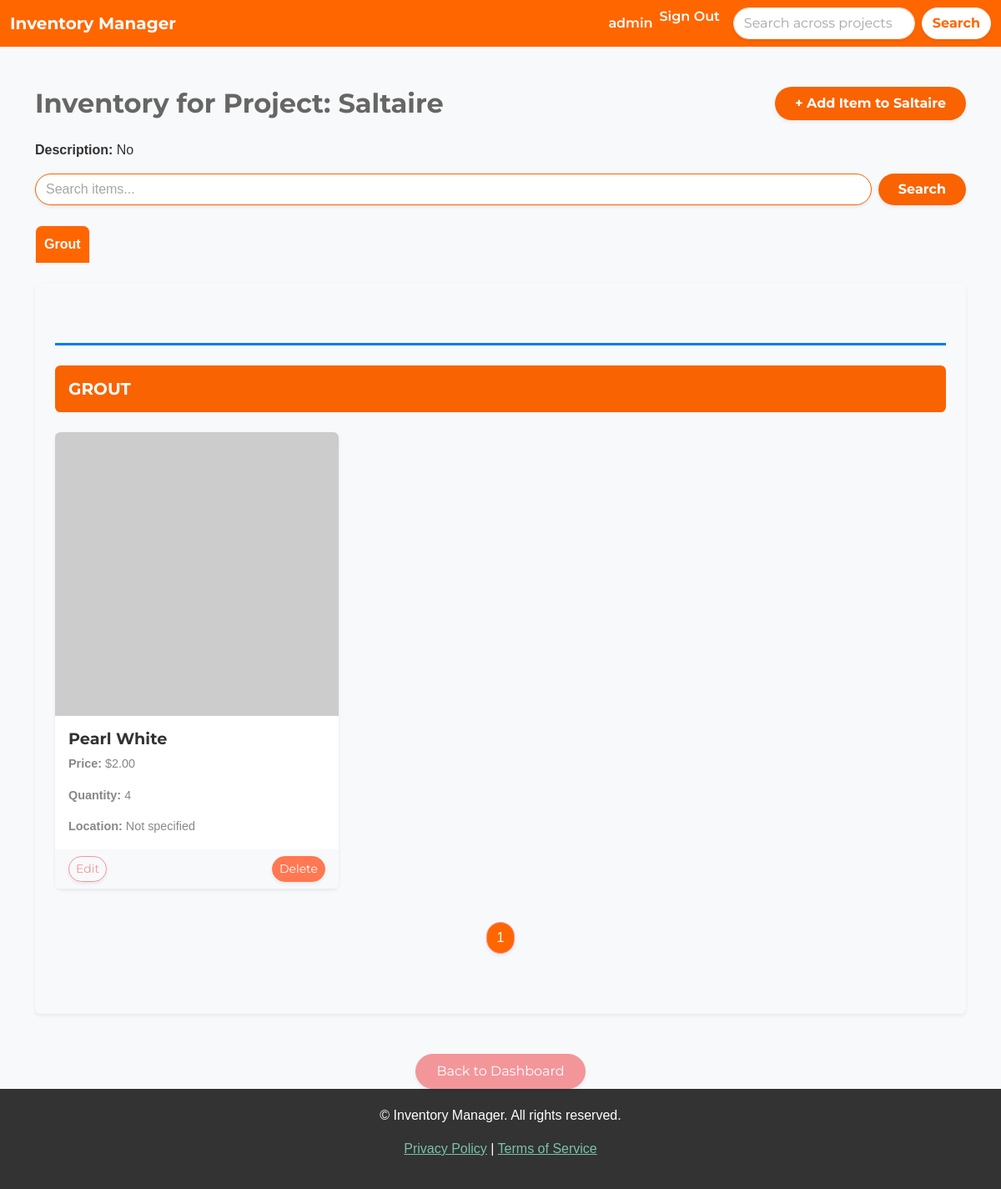
Before: /project/9/inventory/ (signed in) with the older database file.
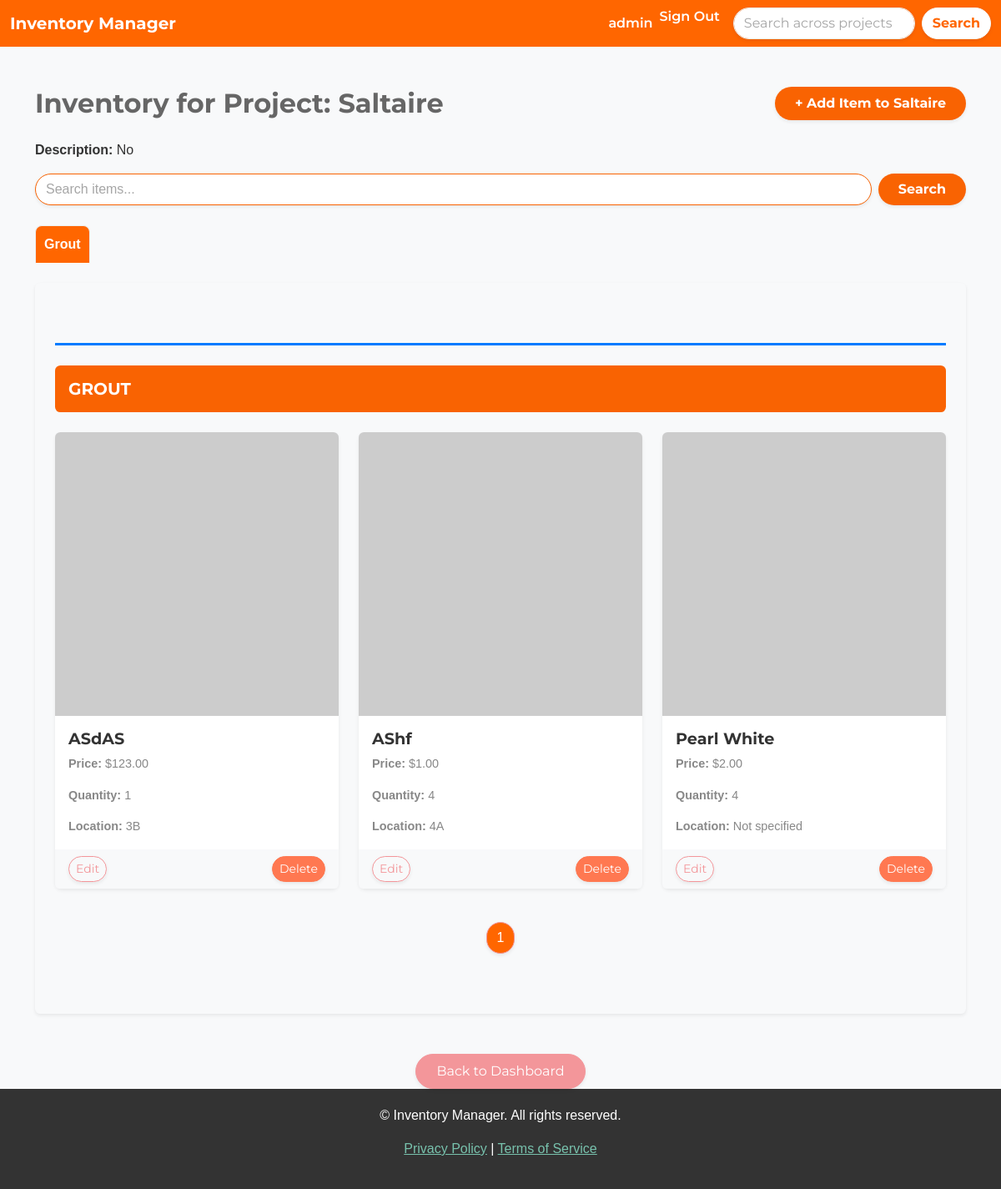
After: the same page with the newer database file.
### inventory/models.py (models this page shows, shortened)
class Category(models.Model):
    name = models.CharField(max_length=200)
    class Meta:
        verbose_name_plural = 'categories'
        ordering = ['name']  # Ensure categories are listed in alphabetical order

class InventoryItem(models.Model):
    name = models.CharField(max_length=200)
    quantity = models.IntegerField()
    category = models.ForeignKey('Category', on_delete=models.SET_NULL, blank=True, null=True)
    price = models.DecimalField(max_digits=10, decimal_places=2, blank=True, null=True)
    date_created = models.DateTimeField(auto_now_add=True)
    user = models.ForeignKey(User, on_delete=models.CASCADE)
    project = models.ForeignKey(Project, on_delete=models.CASCADE, related_name="inventory_items", blank=False, null=False)
    image = models.ImageField(upload_to='inventory_images/', null=True, blank=True)
    location = models.ForeignKey('Location', on_delete=models.SET_NULL, blank=True, null=True)

class Location(models.Model):
    name = models.CharField(max_length=100)

### inventory/views.py (the view)
# urls.py: path('project/<int:project_id>/inventory/', ProjectInventoryView.as_view(), name='project_inventory'),  # Inventory page for each project
class ProjectInventoryView(LoginRequiredMixin, View):
    template_name = 'inventory/project_inventory.html'
    def get(self, request, project_id):
        project = get_object_or_404(Project, id=project_id)
        search_query = request.GET.get('search', '')
        items = InventoryItem.objects.filter(project=project)
        if search_query:
            items = items.filter(name__icontains=search_query)
        items = items.order_by('category__name', 'name')
        paginated_inventory = {}
        items_per_page = 9
        for item in items:
            category = item.category.name if item.category else 'Uncategorized'
            if category not in paginated_inventory:
                paginated_inventory[category] = []
            paginated_inventory[category].append(item)
        category_pages = {}
        active_category = request.GET.get('active_category', list(paginated_inventory.keys())[0])  # Default to first category
        for category, item_list in paginated_inventory.items():
            paginator = Paginator(item_list, items_per_page)
            page_number = request.GET.get(f'page_{category}', 1)
            category_pages[category] = paginator.get_page(page_number)
        return render(request, self.template_name, {
            'project': project,
            'grouped_inventory': category_pages,
            'active_category': active_category,
        })

### inventory/templates/inventory/project_inventory.html (shortened to what the changed rows need)
{% extends 'inventory/base.html' %}
{% load crispy_forms_tags %}
{% block content %}
    <div class="container mt-5">
        <div class="d-flex justify-content-between align-items-center mb-4">
            <h2 class="mb-0" style="color: var(--dark-grey); font-weight: bold;">Inventory for Project: {{ project.name }}</h2>
        </div>
        <div class="category-tabs mb-4">
            <ul class="nav nav-tabs border-0" style="font-weight: bold;">
                {% for category, items in grouped_inventory.items %}
                    <li class="nav-item">
                        <a class="nav-link {% if category == active_category %}active{% endif %}"
                           data-bs-toggle="tab" href="#category_{{ forloop.counter }}"
                           onclick="setActiveCategory('{{ category }}')"
                           style="color: #FFFFFF; background-color: #FF6600; border-radius: 8px 8px 0 0; padding: 10px; margin-right: 5px; text-align: center;">
                            {{ category }}
                        </a>
                    </li>
                {% endfor %}
            </ul>
        </div>
        <div class="card shadow-sm p-4 mb-5 rounded" style="border: none; background-color: var(--light-grey);">
            <div class="tab-content">
                {% if grouped_inventory %}
                    {% for category, items in grouped_inventory.items %}
                        <div class="tab-pane fade {% if category == active_category %}show active{% endif %}" id="category_{{ forloop.counter }}">
                            <div class="category-section my-5">
                                <h5 class="category-title p-3 rounded" style="background-color: var(--primary-color); color: white; font-weight: bold;">
                                    {{ category }}
                                </h5>
                                <div class="row mt-4">
                                    {% for item in items %}
                                        <div class="col-md-4 col-sm-6 mb-4">
                                            <div class="card h-100 shadow-sm" style="border-radius: 8px;">
                                                {% if item.image %}
                                                    <img src="{{ item.image.url }}" class="card-img-top rounded-top" alt="{{ item.name }}">
                                                {% else %}
                                                    <img src="https://via.placeholder.com/150" class="card-img-top rounded-top" alt="Placeholder Image">
                                                {% endif %}
                                                <div class="card-body">
                                                    <h5 class="card-title" style="color: var(--secondary-color); font-weight: bold;">{{ item.name }}</h5>
                                                    <p class="card-text"><strong>Price:</strong> ${{ item.price }}</p>
                                                    <p class="card-text"><strong>Quantity:</strong> {{ item.quantity }}</p>
                                                    {% if item.location %}
                                                        <p class="card-text"><strong>Location:</strong> {{ item.location.name }}</p>
                                                    {% else %}
                                                        <p class="card-text"><strong>Location:</strong> Not specified</p>
                                                    {% endif %}
                                                </div>
                                                <div class="card-footer d-flex justify-content-between" style="background-color: var(--light-grey); border-top: none;">
                                                    <a href="{% url 'edit-item' item.id %}" class="btn btn-outline-secondary btn-sm rounded-pill shadow-sm">Edit</a>
                                                    <a href="{% url 'delete-item' item.id %}" class="btn btn-danger btn-sm rounded-pill shadow-sm">Delete</a>
                                                </div>
                                            </div>
                                        </div>
                                    {% endfor %}
                                </div>
                                <div class="pagination-controls mt-3">
                                    <nav aria-label="Page navigation">
                                        <ul class="pagination justify-content-center">
                                            {% for num in items.paginator.page_range %}
                                                <li class="page-item {% if items.number == num %}active{% endif %}">
                                                    <a class="page-link rounded-pill shadow-sm {% if items.number == num %}text-white{% else %}text-dark{% endif %}"
                                                       href="?page_{{ category }}={{ num }}&active_category={{ category }}"
                                                       style="{% if items.number == num %} background-color: #ff6600; color: white; {% else %} background-color: #f5f5f5; color: #444444; border: 1px solid #e0e0e0; {% endif %}">
                                                        {{ num }}
                                                    </a>
                                                </li>
                                            {% endfor %}
                                        </ul>
                                    </nav>
                                </div>
                            </div>
                        </div>
                    {% endfor %}
                {% else %}
                    <p style="color: var(--dark-grey);">No inventory items available for this project.</p>
                {% endif %}
            </div>
        </div>
    </div>
{% endblock %}

Changed rows visible on the page:
added InventoryItem: name "ASdAS", price "123.00", quantity "1", location.name "3B"
added InventoryItem: name "AShf", price "1.00", quantity "4", location.name "4A"
